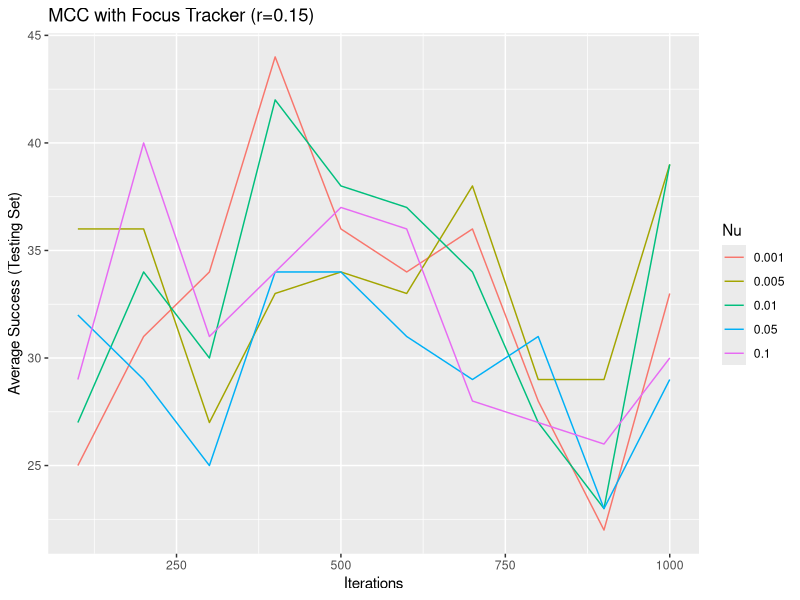
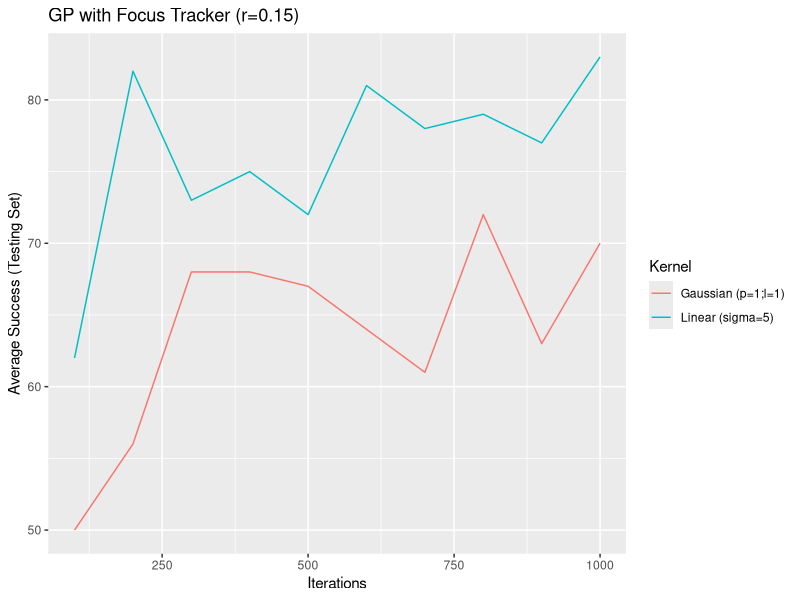

Write the R code that produced these figures, in order.
## ---- chunk 1
library(ggplot2)
## ---- chunk 2
data = read.csv("mcc-data.csv")
ggplot(data, aes(x=100*Iteration, y=Success.Mean, colour=factor(Nu))) +
  geom_line() +
  scale_y_continuous() +
  labs(title="MCC with Focus Tracker (r=0.15)",
       x="Iterations", y="Average Success (Testing Set)", colour="Nu")
## ---- chunk 3
data = read.csv("gp-data.csv")
str(data)

ggplot(data, aes(x=100*Iteration, y=Success.Mean, colour=factor(Kernel))) +
  geom_line() +
  scale_y_continuous() +
  labs(title="GP with Focus Tracker (r=0.15)",
       x="Iterations", y="Average Success (Testing Set)", colour="Kernel")
